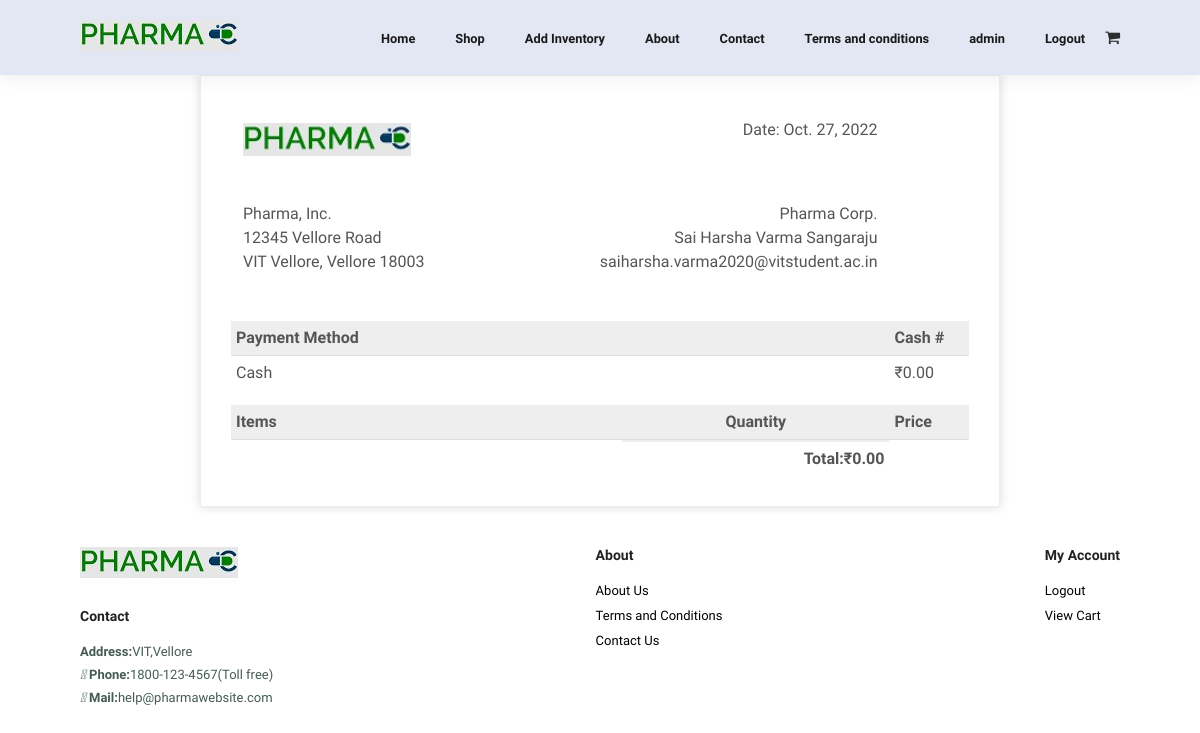
The page /checkout/bill/ (signed in) on the database its author committed.
### checkout/models.py (models this page shows, shortened)
class CustomerDetail(models.Model):
    customerid = models.AutoField(primary_key=True)
    first_name = models.CharField(max_length=264)
    middle_name = models.CharField(max_length=264)
    last_name = models.CharField(max_length=264)
    street = models.CharField(max_length=264)
    state = models.CharField(max_length=264)
    city = models.CharField(max_length=264)
    phone = models.IntegerField(default=0)
    email = models.EmailField(max_length=264)

### checkout/views.py (the view, shortened to what this page needs)
# urls.py: path("bill/", views.generate_bill, name="bill")
@login_required(login_url='login')
def generate_bill(request):
    context = {}
    customer = list(CustomerDetail.objects.all())[-1]
    context['customer'] = customer
    total_amount = 0
    if request.method == "GET":
        user = request.user
        items = UserCart.objects.filter(
            user=User.objects.filter(username=user)[0]
        )
        l = {}
        for item, quantity in l.items():
            itemtemp = ItemMain.objects.filter(slug=item[0])[0]
            log = Medicine_Log.objects.create(
                user=user, customer=customer, itemid=itemtemp, quantity=quantity, price=item[2]*quantity)
            log.save()
        empty_cart(request)
        print(l)
        context['items'] = l
        context['total'] = total_amount
        context['date'] = date.today()
    return render(request, "checkout/bill.html", context)

### inventory/views.py (called while the page is built)
@ login_required(login_url='login')
def empty_cart(request):
    context = {}
    if request.method == "GET":
        user = request.user
        items = UserCart.objects.filter(
            user=User.objects.filter(username=user)[0]
        )
        l = []
        for i in items:
            i.delete()
        context['items'] = l
        return redirect('homepage')

### templates/checkout/bill.html (shortened to what this page needs)
{% extends "base.html" %}
{% load static %}
{% block home %}
<link rel="stylesheet" href="{% static 'css/bill.css' %}">
<div class="invoice-box">
	<table cellpadding="0" cellspacing="0">
		<tr class="top">
			<td colspan="2">
				<table>
					<tr>
						<div>
							<td class="title">
								<img src="{% static 'img/logo.jpg' %}" style="width: 50%; max-width: 300px" />
							</td>
							<td>
								Date: {{ date }}<br />
							</td>
						</div>
					</tr>
				</table>
			</td>
		</tr>
		<tr class="information">
			<td colspan="2">
				<table>
					<tr>
						<td>
							Pharma, Inc.<br />
							12345 Vellore Road<br />
							VIT Vellore, Vellore 18003
						</td>
						<td>
							Pharma Corp.<br />
							{{ customer.first_name}} {{ customer.last_name }}<br />
							{{ customer.email }}
						</td>
					</tr>
				</table>
			</td>
		</tr>
		<tr class="heading">
			<td>Payment Method</td>
			<td></td>
			<td>Cash #</td>
		</tr>
		<tr class="details">
			<td>Cash</td>
			<td></td>
			<td>₹{{ total|floatformat:2 }}</td>
		</tr>
		<tr class="heading">
			<td>Items</td>
			<td style="text-align:center">Quantity</td>
			<td>Price</td>
		</tr>
		<tr class="total">
			<td></td>
			<td>Total:₹{{ total|floatformat:2 }}</td>
		</tr>
	</table>
</div>
{% endblock home %}

### templates/navbar.html
{% load static %}
<link rel="stylesheet" href="{% static 'css/navbar.css' %}">
<link rel="stylesheet" href="https://cdnjs.cloudflare.com/ajax/libs/font-awesome/4.7.0/css/font-awesome.min.css">
<section id="header">
    <a href="#"><img src="{% static 'img/logo.jpg'%}" class="logo" alt=""></a>
    <div>
        <ul id="navbar">
            <li><a class="{% if request.path == '/' %}active{% endif %}" href="{% url 'homepage' %}">Home</a>
            </li>
            <li><a class="{% if request.path == '/view' %}active{% endif %}" href="{% url 'view' %}">Shop</a></li>
            <li><a class="{% if request.path == '/upload_item' %}active{% endif %}" href="{% url 'inventoryadd' %}">Add
                    Inventory</a></li>
            <li><a class="{% if request.path == '/about' %}active{% endif %}" href="{% url 'about' %}">About</a></li>
            <li><a class="{% if request.path == '/contact' %}active{% endif %}" href="{% url 'contact' %}">Contact</a>
            </li>
            <li><a class="{% if request.path == '/t&c' %}active{% endif %}" href="{% url 'tnc' %}">Terms and
                    conditions</a></li>
            {% if user.is_authenticated %}
            <li>
                <a class="" href="{% url 'homepage' %}" class="dropdown-item">{{ user }}</a>
            </li>
            <li>
                <a class="" href="{% url 'logout' %}" class="dropdown-item">Logout</a>
            </li>
            {% else %}
            <li>
                <a class="{% if request.path == '/accounts/login' %}active{% endif %}" href="{% url 'login' %}"
                    class="dropdown-item">Login</a>
            </li>
            {% endif %}
            <a class="" href="{% url 'cart' %}"><i class="fa fa-shopping-cart"
                    style="color: rgba(0, 0, 0, 0.805)"></i></a>
        </ul>
    </div>
</section>

### static_in_env/css/navbar.css (style rules this page uses)
* { margin: 0; padding: 0; box-sizing: border-box; font-family: 'Spartan', sans-serif; }
#header { display: flex; align-items: center; justify-content: space-between; padding: 20px 80px; background: #E3E6F3; box-shadow: 0 5px 15px rgba(0, 0, 0, 0.06); z-index: 999; position: sticky; top: 0; left: 0 }
#navbar { display: flex; align-items: center; justify-content: center; }
#navbar li { list-style: none; padding: 0 20px; position: relative; }
#navbar li a { text-decoration: none; font-size: 0.8rem; font-weight: 600; color: #1a1a1a; transition: 0.3s ease; }
body { margin: 0; padding: 0; font-family: sans-serif; background-image: url("b2g.png"); background-repeat: no-repeat; }

### static_in_env/css/bill.css (style rules this page uses)
.invoice-box { max-width: 800px; margin: auto; padding: 30px; border: 1px solid #eee; box-shadow: 0 0 10px rgba(0, 0, 0, 0.15); font-size: 16px; line-height: 24px; font-family: 'Helvetica Neue', 'Helvetica', Helvetica, Arial, sans-serif; color: #555; }
.invoice-box table { width: 100%; line-height: inherit; text-align: left; }
.invoice-box table td { padding: 5px; vertical-align: top; }
.invoice-box table tr td:nth-child(2) { text-align: right; }
.invoice-box table tr.top table td { padding-bottom: 20px; }
.invoice-box table tr.top table td.title { font-size: 45px; line-height: 45px; color: #333; }
.invoice-box table tr.information table td { padding-bottom: 40px; }
.invoice-box table tr.heading td { background: #eee; border-bottom: 1px solid #ddd; font-weight: bold; }
.invoice-box table tr.details td { padding-bottom: 20px; }
.invoice-box table tr.total td:nth-child(2) { border-top: 2px solid #eee; font-weight: bold; }

### static_in_env/css/footer.css (style rules this page uses)
* { margin:0; padding:0; box-sizing: border-box; font-family:'Spartan', sans-serif; }

### rows shown on the page
CustomerDetail: first_name "Sai Harsha Varma", last_name "Sangaraju", email "saiharsha.varma2020@vitstudent.ac.in"

### other values the page prints
{{ user }} "admin"
{{ date }} "Oct. 27, 2022"
{{ total|floatformat:2 }} "0.00"
